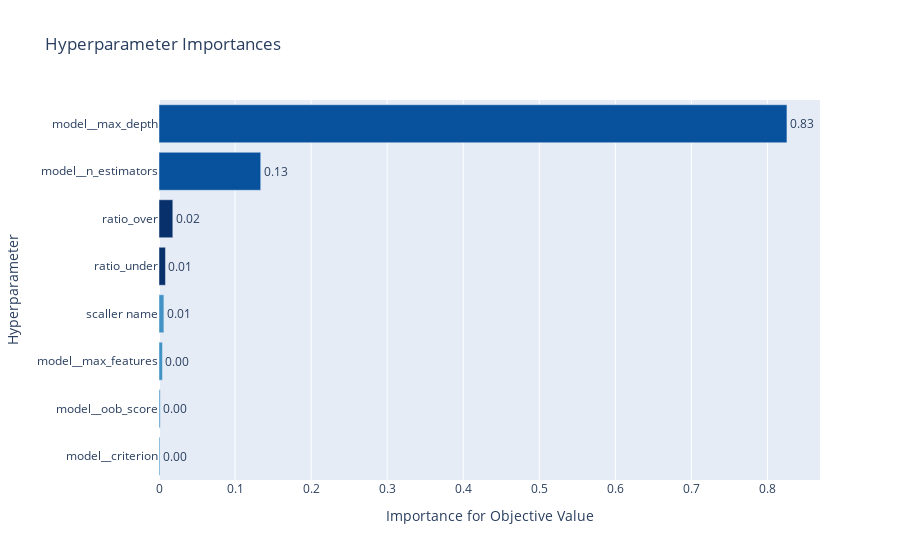

Source (notebook cell):
### Code cell
# Visualize parameter importances. 
optuna.visualization.plot_param_importances(study)

### Figure 1 — Plotly figure (JSON) as saved in the notebook; plotly's stock layout.template omitted (floating-point values rounded to 4 significant figures)
{"data": [{"cliponaxis": false, "hovertemplate": ["model__criterion (CategoricalDistribution): 0.001246642592522141<extra></extra>", "model__oob_score (CategoricalDistribution): 0.0016238309595259983<extra></extra>", "model__max_features (CategoricalDistribution): 0.00456605554970015<extra></extra>", "scaller name (CategoricalDistribution): 0.006445420897915181<extra></extra>", "ratio_under (UniformDistribution): 0.008503520118400179<extra></extra>", "ratio_over (UniformDistribution): 0.018175924454892328<extra></extra>", "model__n_estimators (IntUniformDistribution): 0.13376247542620054<extra></extra>", "model__max_depth (IntUniformDistribution): 0.8256761300008436<extra></extra>"], "marker": {"color": ["rgb(66,146,198)", "rgb(66,146,198)", "rgb(66,146,198)", "rgb(66,146,198)", "rgb(8,48,107)", "rgb(8,48,107)", "rgb(8,81,156)", "rgb(8,81,156)"]}, "orientation": "h", "text": ["0.001246642592522141", "0.0016238309595259983", "0.00456605554970015", "0.006445420897915181", "0.008503520118400179", "0.018175924454892328", "0.13376247542620054", "0.8256761300008436"], "textposition": "outside", "texttemplate": "%{text:.2f}", "type": "bar", "x": [0.001247, 0.001624, 0.004566, 0.006445, 0.008504, 0.01818, 0.1338, 0.8257], "y": ["model__criterion", "model__oob_score", "model__max_features", "scaller name", "ratio_under", "ratio_over", "model__n_estimators", "model__max_depth"]}], "layout": {"autosize": true, "showlegend": false, "title": {"text": "Hyperparameter Importances"}, "xaxis": {"autorange": true, "range": [0, 0.8691], "title": {"text": "Importance for Objective Value"}, "type": "linear"}, "yaxis": {"autorange": true, "range": [-0.5, 7.5], "title": {"text": "Hyperparameter"}, "type": "category"}}}
